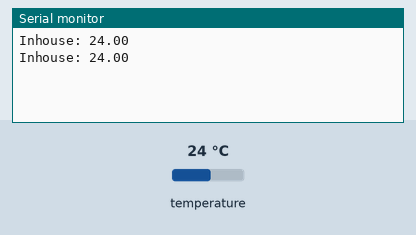
Bench run of a sketch on a simulated ESP8266 (NodeMCU). On the bench: the last lines printed to the serial monitor. The inputs (shaded band) are chosen by the test bench; at power-on: temperature 24 °C.

Above: at 2.3 s.
2.4 s: temperature set to 12 °C
At 2.4 s:
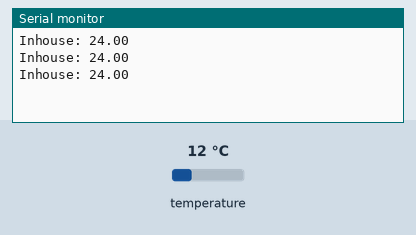
3.9 s: temperature set to 19 °C
At 4.2 s:
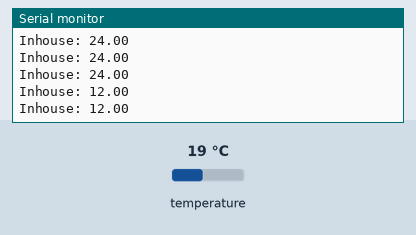
Timing chart, 0 to 6.9 s (numbered marks = the images above; inputs shaded):
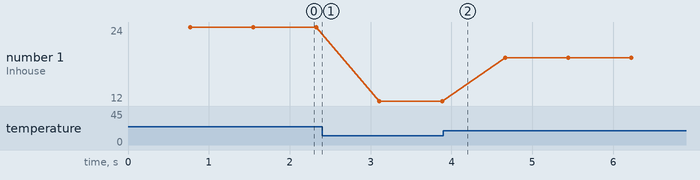

Measured:
- plotted number 1: 24 → 12 after the input at 2.4 s, 12 → 19 after the input at 3.9 s

The sketch:

TwoPin_DS18B20.ino
```cpp
//
// FILE: TwoPin_DS18B20.ino
// AUTHOR: Rob Tillaart
// VERSION: 0.1.00
// PURPOSE: two pins for two sensors demo
// DATE: 2014-06-13
// URL: http://forum.arduino.cc/index.php?topic=216835.msg1764333#msg1764333
//
// Released to the public domain
//

#include <OneWire.h>
#include <DallasTemperature.h>

#define water_address D3

OneWire oneWire_in(water_address);

DallasTemperature sensor_water(&oneWire_in);

void setup(void)
{
    Serial.begin(9600);


}

void loop(void)
{
    sensor_water.begin();
    sensor_water.requestTemperatures();

    Serial.print("Inhouse: ");
    Serial.println(sensor_water.getTempCByIndex(0));
}
```
